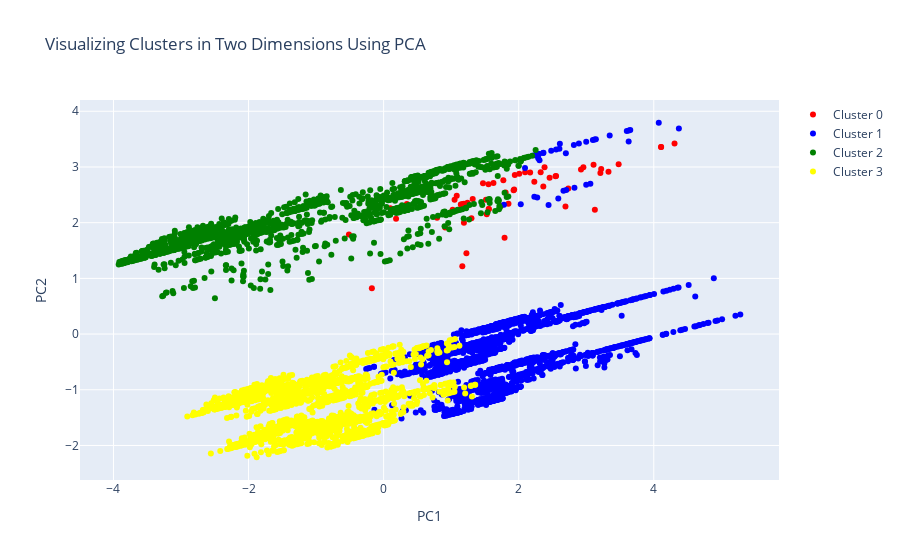

Write notebook code for a chart like this one.
### Markdown cell above
### 2-D

### Code cell
#Instructions for building the 2-D plot

#trace1 is for 'Cluster 0'
trace1 = go.Scatter(
                    x = cluster0["PC1_2d"],
                    y = cluster0["PC2_2d"],
                    mode = "markers",
                    name = "Cluster 0",
                    marker = dict(color = 'red'),
                    text = None)

#trace2 is for 'Cluster 1'
trace2 = go.Scatter(
                    x = cluster1["PC1_2d"],
                    y = cluster1["PC2_2d"],
                    mode = "markers",
                    name = "Cluster 1",
                    marker = dict(color = 'blue'),
                    text = None)

#trace3 is for 'Cluster 2'
trace3 = go.Scatter(
                    x = cluster2["PC1_2d"],
                    y = cluster2["PC2_2d"],
                    mode = "markers",
                    name = "Cluster 2",
                    marker = dict(color = 'green'),
                    text = None)

#trace4 is for 'Cluster 3'
trace4 = go.Scatter(
                    x = cluster3["PC1_2d"],
                    y = cluster3["PC2_2d"],
                    mode = "markers",
                    name = "Cluster 3",
                    marker = dict(color = 'yellow'),
                    text = None)

data = [trace1, trace2, trace3, trace4]

title = "Visualizing Clusters in Two Dimensions Using PCA"

layout = dict(title = title,
              xaxis= dict(title= 'PC1',ticklen= 5,zeroline= False),
              yaxis= dict(title= 'PC2',ticklen= 5,zeroline= False)
             )

fig = dict(data = data, layout = layout)

iplot(fig)

### Figure 1 — Plotly figure (JSON) as saved in the notebook; plotly's stock layout.template omitted (floating-point values rounded to 4 significant figures; data arrays with more than 128 entries replaced by an {"elided": "..."} marker saying what was removed)
{"data": [{"marker": {"color": "red"}, "mode": "markers", "name": "Cluster 0", "type": "scatter", "x": [1.189, 2.365, 2.458, 1.189, 1.301, 1.226, 1.082, 0.09847, 1.143, 1.738, 1.014, 3.48, 2.923, -0.5134, 0.3447, 1.791, 2.095, 1.319, 3.329, -0.1741, 2.693, 1.557, 4.108, 2.958, 1.176, 1.925, 2.383, 1.553, 1.051, 0.7915, 3.21, 4.307, 3.128, 3.108, 1.022, 1.527, 1.849, 2.545, 1.516, 4.109, 0.1843, 2.553, 1.943, 1.242, 1.558, 1.806, 2.17, 1.773, 2.232, 1.149, 1.626, 1.933, 0.9112, 3.221, 2.009, 1.165, 1.471, 2.734, 2.325], "y": [2.341, 2.65, 2.807, 2.001, 2.079, 1.452, 2.485, 2.257, 2.327, 2.303, 2.201, 3.047, 2.955, 1.787, 2.335, 1.73, 2.905, 2.425, 2.914, 0.8234, 2.292, 2.245, 3.359, 2.994, 2.337, 2.581, 2.997, 2.69, 2.411, 2.088, 2.89, 3.422, 2.232, 3.042, 2.231, 2.151, 2.338, 2.835, 2.41, 3.36, 2.071, 2.837, 2.856, 2.358, 2.245, 2.544, 2.9, 2.76, 2.735, 2.328, 2.713, 2.598, 1.913, 2.965, 2.877, 1.22, 2.706, 2.612, 2.907]}, {"marker": {"color": "blue"}, "mode": "markers", "name": "Cluster 1", "type": "scatter", "x": {"elided": "1862 float values"}, "y": {"elided": "1862 float values"}}, {"marker": {"color": "green"}, "mode": "markers", "name": "Cluster 2", "type": "scatter", "x": {"elided": "1304 float values"}, "y": {"elided": "1304 float values"}}, {"marker": {"color": "yellow"}, "mode": "markers", "name": "Cluster 3", "type": "scatter", "x": {"elided": "1775 float values"}, "y": {"elided": "1775 float values"}}], "layout": {"title": {"text": "Visualizing Clusters in Two Dimensions Using PCA"}, "xaxis": {"ticklen": 5, "title": {"text": "PC1"}, "zeroline": false}, "yaxis": {"ticklen": 5, "title": {"text": "PC2"}, "zeroline": false}}}
